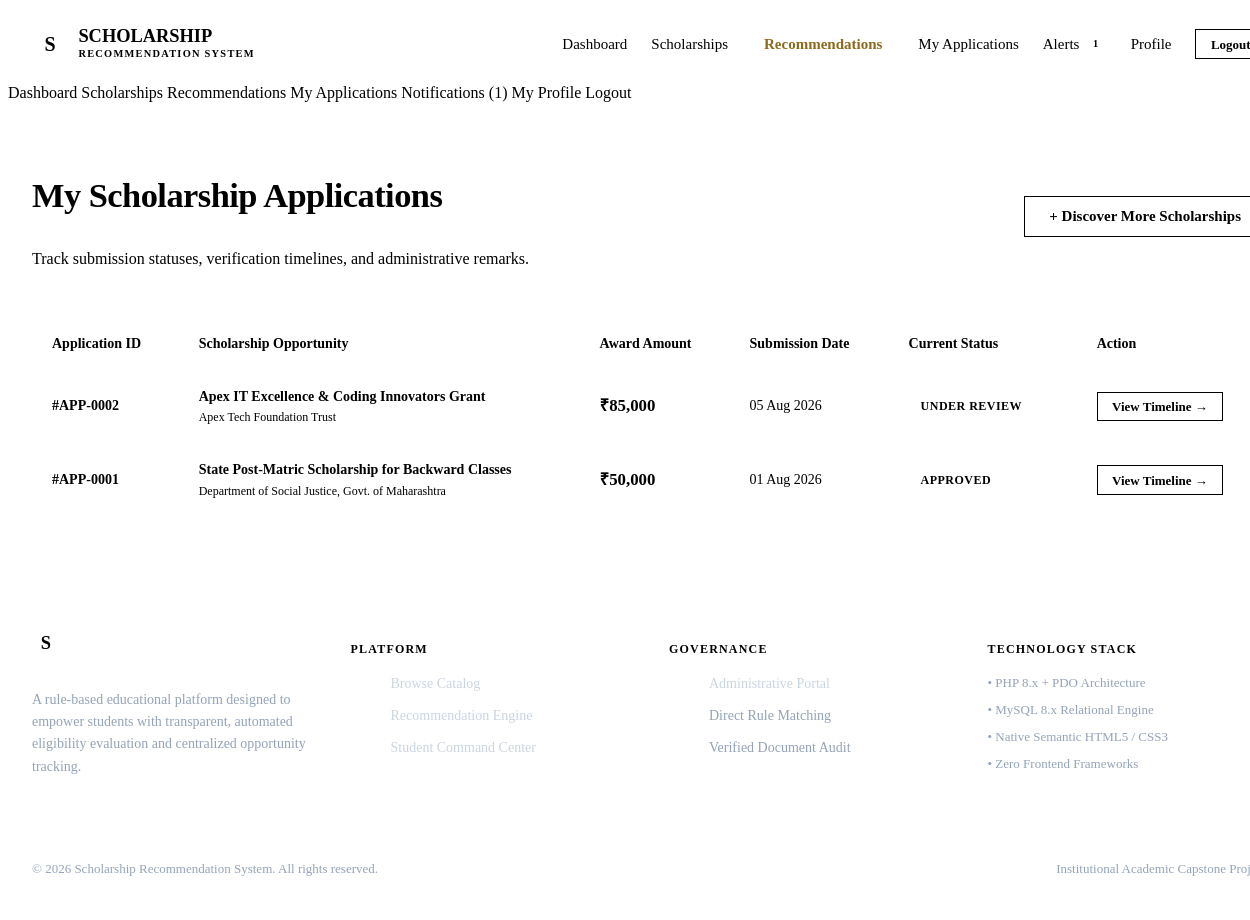
Page /student/my_applications.php (signed in) on the committed database.
### tables this page shows
CREATE TABLE `tbl_application` (
    `application_id` INT AUTO_INCREMENT PRIMARY KEY,
    `student_id` INT NOT NULL,
    `scholarship_id` INT NOT NULL,
    `applied_date` TIMESTAMP DEFAULT CURRENT_TIMESTAMP,
    `status` ENUM('Applied', 'Under Review', 'Approved', 'Rejected') DEFAULT 'Applied',
    `remarks` TEXT NULL,
    `updated_at` TIMESTAMP DEFAULT CURRENT_TIMESTAMP ON UPDATE CURRENT_TIMESTAMP,
    UNIQUE KEY `unique_student_scholarship` (`student_id`, `scholarship_id`),
    CONSTRAINT `fk_app_student` FOREIGN KEY (`student_id`) REFERENCES `tbl_student` (`student_id`) ON DELETE CASCADE,
    CONSTRAINT `fk_app_scholarship` FOREIGN KEY (`scholarship_id`) REFERENCES `tbl_scholarship` (`scholarship_id`) ON DELETE RESTRICT,
    INDEX `idx_app_status` (`status`)
);

CREATE TABLE `tbl_scholarship` (
    `scholarship_id` INT AUTO_INCREMENT PRIMARY KEY,
    `title` VARCHAR(200) NOT NULL,
    `description` TEXT NOT NULL,
    `provider` VARCHAR(150) NOT NULL,
    `amount` DECIMAL(10, 2) NOT NULL,
    `category_required` VARCHAR(100) DEFAULT 'ALL',
    `max_income` DECIMAL(12, 2) NOT NULL DEFAULT 0.00,
    `min_marks` DECIMAL(5, 2) NOT NULL DEFAULT 0.00,
    `eligible_course` VARCHAR(150) DEFAULT 'ALL',
    `state_applicable` VARCHAR(100) DEFAULT 'ALL',
    `gender_applicable` ENUM('ALL', 'Male', 'Female', 'Other') DEFAULT 'ALL',
    `last_date` DATE NOT NULL,
    `status` ENUM('Active', 'Inactive', 'Archived') DEFAULT 'Active',
    `created_at` TIMESTAMP DEFAULT CURRENT_TIMESTAMP,
    `updated_at` TIMESTAMP DEFAULT CURRENT_TIMESTAMP ON UPDATE CURRENT_TIMESTAMP,
    INDEX `idx_scholarship_status` (`status`),
    INDEX `idx_scholarship_deadline` (`last_date`)
);

### includes/functions.php (called while the page is built, shortened)
<?php
function sanitize(?string $data): string {
    return htmlspecialchars(trim((string)$data), ENT_QUOTES, 'UTF-8');
}
function formatCurrency(float|int|string $amount): string {
    return '₹' . number_format((float)$amount, 0, '.', ',');
}
function formatDate(?string $dateStr, string $format = 'd M Y'): string {
    return date($format, strtotime($dateStr));
}
?>

### student/my_applications.php (the view, shortened to what this page needs)
<?php
require_once __DIR__ . '/../includes/functions.php';
$db = getDB();
$student = getLoggedInStudent($db);
$stmt = $db->prepare("
    SELECT a.*, s.title, s.provider, s.amount, s.last_date
    FROM tbl_application a
    JOIN tbl_scholarship s ON a.scholarship_id = s.scholarship_id
    WHERE a.student_id = ?
    ORDER BY a.applied_date DESC
");
$stmt->execute([$student['student_id']]);
$applications = $stmt->fetchAll();
include __DIR__ . '/../includes/header.php';
?>
<main class="main-content">
    <div class="container">
        <div style="display: flex; justify-content: space-between; align-items: center; margin-bottom: 2rem; flex-wrap: wrap; gap: 1rem;">
            <div>
                <h2>My Scholarship Applications</h2>
                <p>Track submission statuses, verification timelines, and administrative remarks.</p>
            </div>
            <a href="recommendations.php" class="btn btn-primary">+ Discover More Scholarships</a>
        </div>
        <?php if (!empty($applications)): ?>
            <div class="card" style="padding: 0;">
                <div class="table-responsive" style="border: none;">
                    <table class="table">
                        <thead>
                            <tr>
                                <th>Application ID</th>
                                <th>Scholarship Opportunity</th>
                                <th>Award Amount</th>
                                <th>Submission Date</th>
                                <th>Current Status</th>
                                <th>Action</th>
                            </tr>
                        </thead>
                        <tbody>
                            <?php foreach ($applications as $app): ?>
                                <tr>
                                    <td>
                                        <strong style="color: var(--primary);">#APP-<?= str_pad($app['application_id'], 4, '0', STR_PAD_LEFT) ?></strong>
                                    </td>
                                    <td>
                                        <div style="font-weight: 600; color: var(--primary);">
                                            <?= sanitize($app['title']) ?>
                                        </div>
                                        <div class="text-xs text-muted"><?= sanitize($app['provider']) ?></div>
                                    </td>
                                    <td>
                                        <strong style="color: var(--secondary); font-family: var(--font-heading); font-size: 1.05rem;">
                                            <?= formatCurrency($app['amount']) ?>
                                        </strong>
                                    </td>
                                    <td><?= formatDate($app['applied_date']) ?></td>
                                    <td>
                                        <?php
                                        $badgeClass = 'badge-neutral';
                                        if ($app['status'] === 'Approved') $badgeClass = 'badge-success';
                                        elseif ($app['status'] === 'Under Review') $badgeClass = 'badge-warning';
                                        elseif ($app['status'] === 'Rejected') $badgeClass = 'badge-danger';
                                        elseif ($app['status'] === 'Applied') $badgeClass = 'badge-info';
                                        ?>
                                        <span class="badge <?= $badgeClass ?>"><?= $app['status'] ?></span>
                                    </td>
                                    <td>
                                        <a href="application_status.php?id=<?= $app['application_id'] ?>" class="btn btn-secondary btn-sm">
                                            View Timeline →
                                        </a>
                                    </td>
                                </tr>
                            <?php endforeach; ?>
                        </tbody>
                    </table>
                </div>
            </div>
        <?php endif; ?>
    </div>
</main>
<?php include __DIR__ . '/../includes/footer.php'; ?>

### assets/css/style.css (style rules this page uses)
html { font-size: 16px; scroll-behavior: smooth; -webkit-font-smoothing: antialiased; }
body { font-family: var(--font-body); color: var(--text-primary); background-color: var(--background); line-height: 1.6; min-height: 100vh; display: flex; flex-direction: column; }
h1, h2, h3, h4, h5, h6 { font-family: var(--font-heading); color: var(--primary); line-height: 1.25; font-weight: 600; }
h2 { font-size: 2.15rem; letter-spacing: -0.015em; }
p { margin-bottom: 1rem; color: var(--text-secondary); max-width: 72ch; }
a { color: var(--secondary); text-decoration: none; transition: color var(--transition-fast); }
.container { width: 100%; max-width: 1240px; margin: 0 auto; padding: 0 1.5rem; }
.main-content { flex: 1; padding: 2.5rem 0; }
.text-muted { color: var(--text-muted); }
.text-xs { font-size: 0.75rem; }

### assets/css/components.css (style rules this page uses)
.btn { display: inline-flex; align-items: center; justify-content: center; gap: 0.5rem; font-family: var(--font-body); font-size: 0.9375rem; font-weight: 600; line-height: 1; padding: 0.75rem 1.5rem; border-radius: var(--radius-sm); border: 1px solid transparent; cursor: pointer; text-decoration: none; transition: all var(--transition-fast); white-space: nowrap; }
.btn-primary { background-color: var(--primary); color: var(--text-on-dark); border-color: var(--primary); }
.btn-secondary { background-color: transparent; color: var(--primary); border-color: var(--border); }
.btn-sm { padding: 0.45rem 0.9rem; font-size: 0.8125rem; }
.card { background-color: var(--surface); border: 1px solid var(--border); border-radius: var(--radius-md); padding: 1.5rem; box-shadow: var(--shadow-subtle); transition: transform var(--transition-smooth), box-shadow var(--transition-smooth), border-color var(--transition-smooth); }
.badge { display: inline-flex; align-items: center; gap: 0.35rem; font-size: 0.75rem; font-weight: 600; line-height: 1; padding: 0.35rem 0.75rem; border-radius: var(--radius-pill); white-space: nowrap; text-transform: uppercase; letter-spacing: 0.04em; }
.badge-success { background-color: var(--success-bg); color: var(--success); border: 1px solid var(--success-border); }
.badge-warning { background-color: var(--warning-bg); color: var(--warning); border: 1px solid var(--warning-border); }
.table-responsive { width: 100%; overflow-x: auto; background-color: var(--surface); border-radius: var(--radius-md); border: 1px solid var(--border); }
.table { width: 100%; border-collapse: collapse; text-align: left; font-size: 0.875rem; }
.table th { background-color: var(--surface-subtle); color: var(--primary); font-family: var(--font-body); font-weight: 600; padding: 0.875rem 1.25rem; border-bottom: 1px solid var(--border); white-space: nowrap; }
.table td { padding: 1rem 1.25rem; border-bottom: 1px solid var(--border-light); color: var(--text-secondary); vertical-align: middle; }
.table tbody tr:last-child td { border-bottom: none; }

### rows in the picture
tbl_application: application_id "0002", scholarship.title "Apex IT Excellence & Coding Innovators Grant", scholarship.provider "Apex Tech Foundation Trust", scholarship.amount "₹85,000", applied_date "05 Aug 2026", status "UNDER REVIEW"
tbl_application: application_id "0001", scholarship.title "State Post-Matric Scholarship for Backward Classes", scholarship.provider "Department of Social Justice, Govt. of Maharashtra", scholarship.amount "₹50,000", applied_date "01 Aug 2026", status "APPROVED"

### other values in the picture
$unreadNotifs "1"
